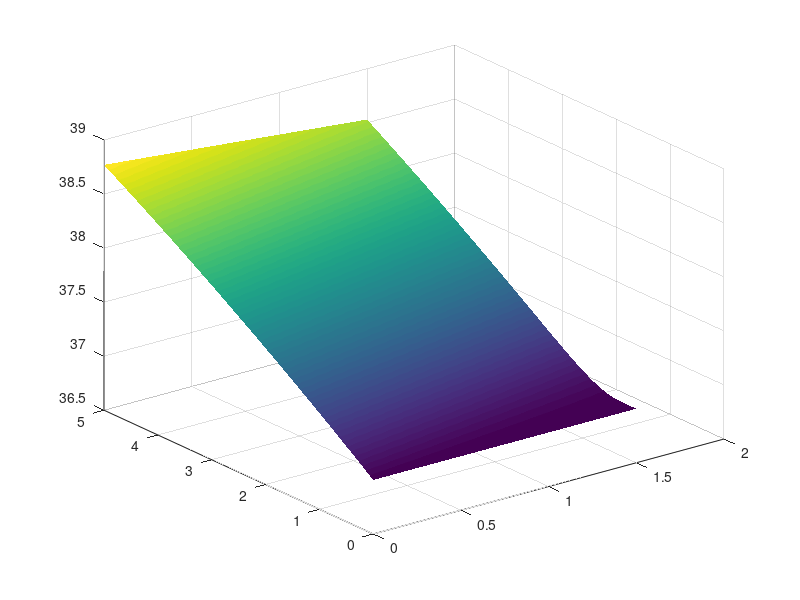

The MATLAB source for this figure:
clear
H = 0.5;
W = 1;
L = 1.5;
h_w = 3.804;
h_t = 4.692;
h_b = 1.934;
c_p = 4178;
rou = 1000;
u_inf = 20;
u_in = 45;
m = 0.5;
lambda = 0.615
a = 0.5;%热扩散系数
v = 2;%流速
dx = 0.02;
x = 0:dx:1.5;%定义x
dt=0.0001;
t = 0:dt:5;%定义t
u = zeros(length(x),length(t));
u(:,1)=37;%初始温度
f = (W*(h_t+h_b)+2*H*h_w)*(u-u_inf)/(c_p*rou*W*H);
A=(1-2*a*dt/(dx^2))*eye(length(x)) + diag(ones(1,length(x)-1)*(a*dt/(dx^2)+v*dt/(2*dx)),-1) + diag(ones(1,length(x)-1)*(a*dt/(dx^2)-v*dt/(2*dx)),1);
for n = 1:length(t)-1
    u(:,n+1)=A*u(:,n)+f(:,n)*dt;%递推关系（12）
    u(1,n+1)=m*dt*(u_in-u(1,n))/(rou*W*H*dx) + u(1,n);%边界条件 流入（17）
    u(end,n+1)=2*u(end-1,n+1) - u(end-2,n+1);%边界条件 流出（18）
end
[T,X]=meshgrid(t,x);
surf(X,T,u)
shading interp